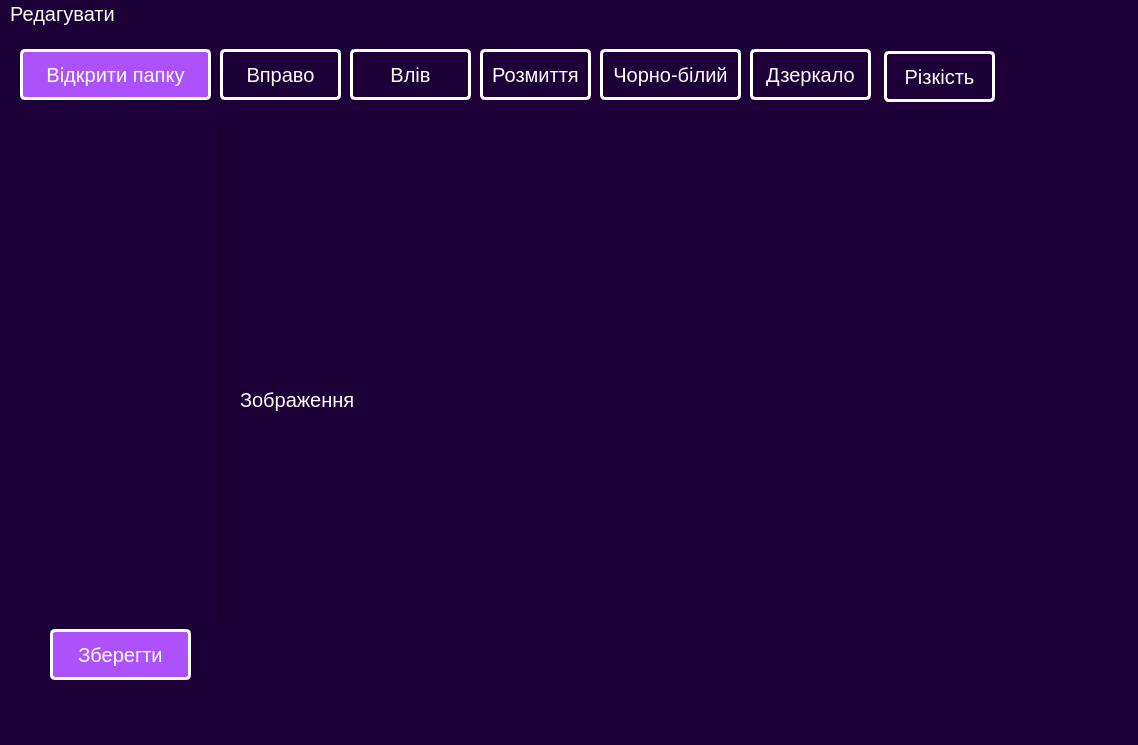
<?xml version="1.0" encoding="UTF-8"?>
<ui version="4.0">
 <class>MainWindow</class>
 <widget class="QMainWindow" name="MainWindow">
  <property name="geometry">
   <rect>
    <x>0</x>
    <y>0</y>
    <width>1138</width>
    <height>745</height>
   </rect>
  </property>
  <property name="windowTitle">
   <string>Easy Editor</string>
  </property>
  <property name="styleSheet">
   <string notr="true">background: #1e0038;
color: white;
font-size: 20px;</string>
  </property>
  <widget class="QWidget" name="centralwidget">
   <widget class="QListWidget" name="image_list">
    <property name="geometry">
     <rect>
      <x>20</x>
      <y>90</y>
      <width>201</width>
      <height>501</height>
     </rect>
    </property>
   </widget>
   <widget class="QPushButton" name="folder_btn">
    <property name="geometry">
     <rect>
      <x>20</x>
      <y>20</y>
      <width>191</width>
      <height>51</height>
     </rect>
    </property>
    <property name="styleSheet">
     <string notr="true">background: #ac51fc;
border: 3px solid white;
border-radius: 5px;
padding: 10px;</string>
    </property>
    <property name="text">
     <string>Відкрити папку</string>
    </property>
   </widget>
   <widget class="QPushButton" name="right_btn">
    <property name="geometry">
     <rect>
      <x>220</x>
      <y>20</y>
      <width>121</width>
      <height>51</height>
     </rect>
    </property>
    <property name="styleSheet">
     <string notr="true">border: 3px solid white;
border-radius: 5px;
padding: 10px;</string>
    </property>
    <property name="text">
     <string>Вправо</string>
    </property>
   </widget>
   <widget class="QPushButton" name="left_btn">
    <property name="geometry">
     <rect>
      <x>350</x>
      <y>20</y>
      <width>121</width>
      <height>51</height>
     </rect>
    </property>
    <property name="styleSheet">
     <string notr="true">border: 3px solid white;
border-radius: 5px;
padding: 10px;</string>
    </property>
    <property name="text">
     <string>Влів</string>
    </property>
   </widget>
   <widget class="QPushButton" name="blur_btn">
    <property name="geometry">
     <rect>
      <x>480</x>
      <y>20</y>
      <width>111</width>
      <height>51</height>
     </rect>
    </property>
    <property name="styleSheet">
     <string notr="true">border: 3px solid white;
border-radius: 5px;
padding: 10px;</string>
    </property>
    <property name="text">
     <string>Розмиття</string>
    </property>
   </widget>
   <widget class="QPushButton" name="bw_btn">
    <property name="geometry">
     <rect>
      <x>600</x>
      <y>20</y>
      <width>141</width>
      <height>51</height>
     </rect>
    </property>
    <property name="styleSheet">
     <string notr="true">border: 3px solid white;
border-radius: 5px;
padding: 10px;</string>
    </property>
    <property name="text">
     <string>Чорно-білий</string>
    </property>
   </widget>
   <widget class="QLabel" name="image_label">
    <property name="geometry">
     <rect>
      <x>240</x>
      <y>90</y>
      <width>691</width>
      <height>561</height>
     </rect>
    </property>
    <property name="text">
     <string>Зображення</string>
    </property>
   </widget>
   <widget class="QPushButton" name="save_btn">
    <property name="geometry">
     <rect>
      <x>50</x>
      <y>600</y>
      <width>141</width>
      <height>51</height>
     </rect>
    </property>
    <property name="styleSheet">
     <string notr="true">background: #ac51fc;
border: 3px solid white;
border-radius: 5px;
padding: 10px;</string>
    </property>
    <property name="text">
     <string>Зберегти</string>
    </property>
   </widget>
   <widget class="QPushButton" name="mirror_btn">
    <property name="geometry">
     <rect>
      <x>750</x>
      <y>20</y>
      <width>121</width>
      <height>51</height>
     </rect>
    </property>
    <property name="styleSheet">
     <string notr="true">border: 3px solid white;
border-radius: 5px;
padding: 10px;</string>
    </property>
    <property name="text">
     <string>Дзеркало</string>
    </property>
   </widget>
   <widget class="QPushButton" name="pushButton">
    <property name="geometry">
     <rect>
      <x>884</x>
      <y>22</y>
      <width>111</width>
      <height>51</height>
     </rect>
    </property>
    <property name="styleSheet">
     <string notr="true">border: 3px solid white;
border-radius: 5px;
padding: 10px;</string>
    </property>
    <property name="text">
     <string>Різкість</string>
    </property>
   </widget>
  </widget>
  <widget class="QMenuBar" name="menubar">
   <property name="geometry">
    <rect>
     <x>0</x>
     <y>0</y>
     <width>1138</width>
     <height>34</height>
    </rect>
   </property>
   <widget class="QMenu" name="menu">
    <property name="title">
     <string>Редагувати</string>
    </property>
    <addaction name="action"/>
    <addaction name="action_2"/>
   </widget>
   <addaction name="menu"/>
  </widget>
  <widget class="QStatusBar" name="statusbar"/>
  <action name="action">
   <property name="text">
    <string>Відкрити папку</string>
   </property>
  </action>
  <action name="action_2">
   <property name="text">
    <string>Зберегти</string>
   </property>
  </action>
 </widget>
 <resources/>
 <connections/>
</ui>
